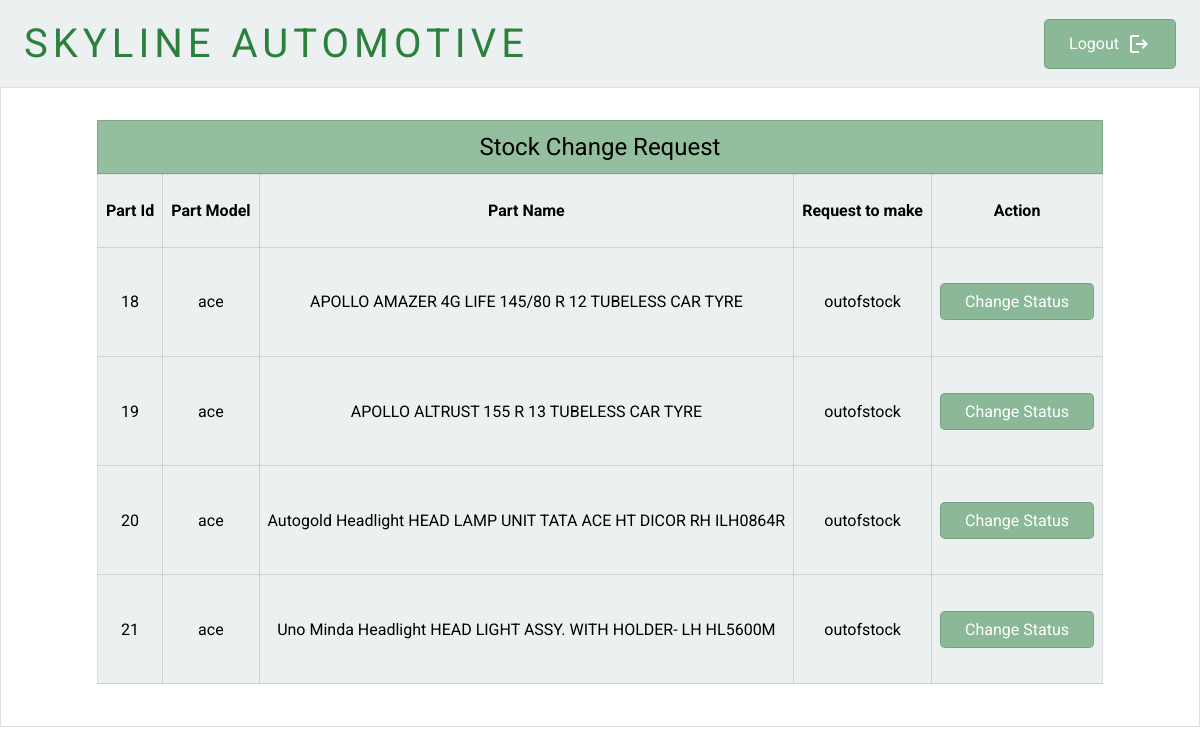
The page /admin/stock-change.php (signed in) on the database its author committed.
### tables this page shows
CREATE TABLE `parts` (
  `id` int(11) NOT NULL,
  `brand` varchar(255) NOT NULL,
  `model` varchar(255) NOT NULL,
  `type` varchar(255) NOT NULL,
  `name` text NOT NULL,
  `price` int(7) NOT NULL,
  `image` varchar(255) NOT NULL,
  `status` varchar(255) NOT NULL,
  `company_id` varchar(255) NOT NULL,
  `request` tinyint(1) DEFAULT 0
);

### admin/stock-change.php (the view, shortened to what this page needs)
<?php
    require('../db/dbconnect.php');
    $requested_parts = $pdo->query("SELECT * FROM parts WHERE request = ".true);
    $requested_parts = $requested_parts->fetchAll();
?>
<!DOCTYPE html>
<html lang="en">
<head>
    <?php require('../inc/globals.php'); ?>
    <link rel="stylesheet" href="css/company-header.css">
    <link rel="stylesheet" href="css/stock-change.css">
</head>
<body>
<?php require('header.php'); ?>
    <div class="stock-change">
        <?php if(isset($requested_parts) && count($requested_parts) != 0): ?>
            <table class="stock__table">
                <thead>
                    <caption>Stock Change Request</caption>
                    <tr>
                        <th>Part Id</th>
                        <th>Part Model</th>
                        <th>Part Name</th>
                        <th>Request to make</th>
                        <th>Action</th>
                    </tr>
                </thead>
                <tbody>
                    <?php foreach($requested_parts as $part) :?>
                        <tr>
                            <td><?= $part->id; ?></td>
                            <td><?= $part->model; ?></td>
                            <td><?= $part->name; ?></td>
                            <td><?= "outofstock" ?></td>
                            <td>
                                <form action="<?= $_SERVER['PHP_SELF']; ?>" class="request-btn" method="POST">
                                    <input type="submit" name="change_status" value="Change Status">
                                </form>
                            </td>
                        </tr>
                    <?php endforeach; ?>
                </tbody>
            </table>
        <?php endif; ?>
    </div>
</body>
</html>

### css/style.css (style rules this page uses)
*, *::before, *::after { padding: 0; margin: 0; box-sizing: border-box; font-family: 'Roboto', sans-serif; }
:root { --light-clr: 236 240 241; --dark-clr: 39 41 49; --primary-clr: 43 128 62; --light-bg: rgb(var(--primary-clr) / .4); --fs-sm: 1rem; --fs-md: 1.5rem; --fs-md-2: 2.5rem; --fs-lr: 3.75rem; --fs-title: 5.6rem; --btn-dark-bg: rgb(var(--primary-clr) / .5); --btn-light-bg: rgb(var(--primary-clr) / .1); --success-bg: rgb(92 184 92 / .3); --success-clr: green; --danger-bg: rgb(217 83 79 / .3);; --danger-clr: brown;; }

### css/stock-change.css (style rules this page uses)
.stock-change { width: 100vw; height: 80vh; border: 1px solid rgb(0 0 0 / .12); }
.stock__table { margin: 2rem auto; border-collapse: collapse; min-height: 80%; min-width: 80%; }
.stock__table * { border: 1px solid rgb(0 0 0 / .12); }
.stock__table caption { font-size: var(--fs-md); padding: .5em; background-color: rgb(var(--primary-clr) / .5); }
th, td { text-align: center; padding: .5rem; background-color: rgb(var(--light-clr)); }
.request-btn { min-width: 80%; min-height: 80%; margin: 0 auto; border: none; }
.request-btn input { font-size: var(--fs-sm); padding: .5em 1.5em; border-radius: 5px; background-color: var(--btn-dark-bg); color: white; }

### rows shown on the page
parts: id "18", model "ace", name "APOLLO AMAZER 4G LIFE 145/80 R 12 TUBELESS CAR TYRE"
parts: id "19", model "ace", name "APOLLO ALTRUST 155 R 13 TUBELESS CAR TYRE"
parts: id "20", model "ace", name "Autogold Headlight HEAD LAMP UNIT TATA ACE HT DICOR RH ILH0864R"
parts: id "21", model "ace", name "Uno Minda Headlight HEAD LIGHT ASSY. WITH HOLDER- LH HL5600M"
